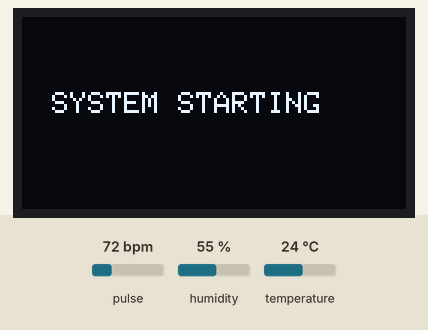
This sketch was run on a simulated ESP8266 (NodeMCU). On the bench: 128×64 one-colour display. The test bench sets the inputs (shaded band); at power-on: pulse 72 bpm, humidity 55 %, temperature 24 °C. WiFi joins after 1.5 s; servers stay silent unless stated; uploads are accepted with an empty reply; random numbers use the default seed unless the sketch sets one; what the sketch prints to the serial monitor is not drawn.

Above: at 1.6 s.
At 4.7 s:
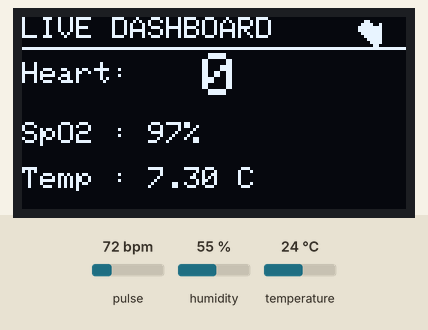
4.8 s: pulse set to 42 bpm
At 7.2 s:
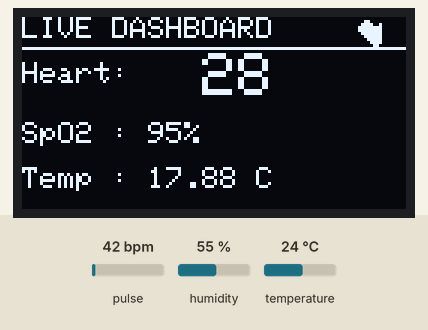
11.5 s: pulse set to 70 bpm
At 12.9 s:
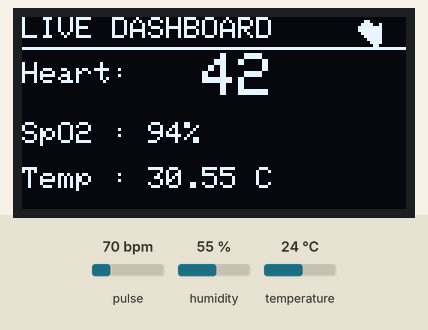
15.2 s: pulse set to 100 bpm
At 17.2 s:
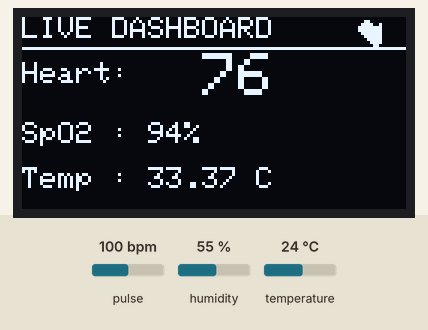
Timing chart, 0 to 18.7 s (numbered marks = the images above; inputs shaded):
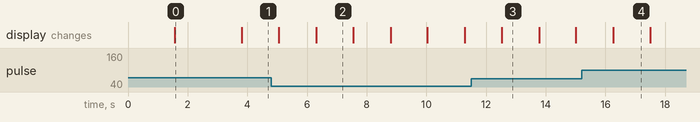

The sketch:

sketch_apr12a.ino
```cpp
#include <ESP8266WiFi.h>
#include <ESP8266HTTPClient.h>
#include <WiFiClient.h>

#include <Wire.h>
#include <Adafruit_GFX.h>
#include <Adafruit_SSD1306.h>

#include "MAX30105.h"
#include "heartRate.h"
#include "DHT.h"

// ================= WIFI =================
const char* WIFI_SSID = "Galaxy A34 5G DAEA";
const char* WIFI_PASS = "00000000";

const char* NODE_RED_HOST = "192.168.236.126";
const uint16_t NODE_RED_PORT = 1880;
const char* NODE_RED_PATH = "/vitals";

WiFiClient client;

// ================= OLED =================
#define SCREEN_WIDTH 128
#define SCREEN_HEIGHT 64
Adafruit_SSD1306 display(SCREEN_WIDTH, SCREEN_HEIGHT, &Wire, -1);

// ❤️ Heart icon
const unsigned char heart_bmp [] PROGMEM = {
  0b00000000, 0b00000000,
  0b00001100, 0b00110000,
  0b00011110, 0b01111000,
  0b00111111, 0b11111100,
  0b00111111, 0b11111100,
  0b00011111, 0b11111000,
  0b00001111, 0b11110000,
  0b00000111, 0b11100000,
  0b00000011, 0b11000000,
  0b00000001, 0b10000000,
  0b00000000, 0b00000000,
  0b00000000, 0b00000000
};

// ================= DHT =================
#define DHTPIN D5
#define DHTTYPE DHT11
DHT dht(DHTPIN, DHTTYPE);

// ================= MAX30102 =================
MAX30105 particleSensor;

const byte RATE_SIZE = 4;
byte rates[RATE_SIZE];
byte rateSpot = 0;
long lastBeat = 0;

float beatsPerMinute;
int beatAvg = 0;

// SpO2
double spo2 = 98.0;
float lastTemp = 0;

// ================= WIFI =================
void connectWiFi() {
  WiFi.mode(WIFI_STA);
  WiFi.begin(WIFI_SSID, WIFI_PASS);

  Serial.print("Connecting WiFi");

  unsigned long start = millis();
  while (WiFi.status() != WL_CONNECTED) {
    delay(500);
    Serial.print(".");
    if (millis() - start > 20000) {
      Serial.println("\nRetry WiFi...");
      WiFi.disconnect();
      WiFi.begin(WIFI_SSID, WIFI_PASS);
      start = millis();
    }
  }

  Serial.println("\nWiFi connected");
  Serial.println(WiFi.localIP());
}

// ================= SETUP =================
void setup() {
  Serial.begin(115200);
  Wire.begin();

  connectWiFi();

  if (!display.begin(SSD1306_SWITCHCAPVCC, 0x3C)) {
    Serial.println("OLED ERROR");
    while (1);
  }

  display.clearDisplay();
  display.setTextSize(1);
  display.setTextColor(WHITE);
  display.setCursor(10, 25);
  display.print("SYSTEM STARTING");
  display.display();

  dht.begin();

  if (!particleSensor.begin(Wire, I2C_SPEED_FAST)) {
    Serial.println("MAX30102 ERROR");
    while (1);
  }

  particleSensor.setup();
  particleSensor.setPulseAmplitudeRed(0x0A);
  particleSensor.setPulseAmplitudeIR(0x1F);

  delay(2000);
}

// ================= LOOP =================
void loop() {

  if (WiFi.status() != WL_CONNECTED) connectWiFi();

  long irValue = particleSensor.getIR();

  // ================= HEART RATE =================
  if (checkForBeat(irValue)) {
    long delta = millis() - lastBeat;
    lastBeat = millis();

    beatsPerMinute = 60 / (delta / 1000.0);

    if (beatsPerMinute > 30 && beatsPerMinute < 200) {
      rates[rateSpot++] = (byte)beatsPerMinute;
      rateSpot %= RATE_SIZE;

      beatAvg = 0;
      for (byte i = 0; i < RATE_SIZE; i++) {
        beatAvg += rates[i];
      }
      beatAvg /= RATE_SIZE;
    }
  }

  static unsigned long lastSend = 0;

  if (millis() - lastSend > 1000) {

    float rawTemp = dht.readTemperature();
    bool finger = (irValue > 30000);

    // ================= TEMP LOGIC =================
    if (finger) {
      // simulation température corps humain
      float target = 36.5 + random(-4, 5) * 0.1;
      lastTemp = (lastTemp * 0.8) + (target * 0.2);
    } else {
      // température réelle environnement
      lastTemp = rawTemp;
    }

    // ================= SPO2 =================
    if (irValue > 50000) {
      long red = particleSensor.getRed();
      double ratio = (double)red / (double)irValue;

      double current = 110 - (18 * ratio);

      if (current > 100) current = 100;
      if (current < 90) current = 90;

      spo2 = (spo2 * 0.8) + (current * 0.2);
    }

    // ================= JSON =================
    String json = "{";
    json += "\"finger\":" + String(finger ? "true" : "false") + ",";
    json += "\"bpm\":" + String(beatAvg) + ",";
    json += "\"spo2\":" + String((int)spo2) + ",";
    json += "\"temp\":" + String(lastTemp);
    json += "}";

    HTTPClient http;
    String url = String("http://") + NODE_RED_HOST + ":" + NODE_RED_PORT + NODE_RED_PATH;

    http.begin(client, url);
    http.addHeader("Content-Type", "application/json");

    int code = http.POST(json);
    http.end();

    Serial.println(json);
    Serial.println(code);

    // ================= OLED =================
    display.clearDisplay();
    display.setTextColor(WHITE);

    if (!finger) {

      display.setTextSize(1);
      display.setCursor(18, 10);
      display.print("HEALTH MONITOR");

      display.setCursor(18, 30);
      display.print("Place finger");

      display.setCursor(25, 45);
      display.print("on sensor");

    } else {

      display.drawBitmap(110, 0, heart_bmp, 10, 10, WHITE);

      display.setTextSize(1);
      display.setCursor(0, 0);
      display.print("LIVE DASHBOARD");

      display.drawLine(0, 10, 128, 10, WHITE);

      display.setCursor(0, 15);
      display.print("Heart: ");
      display.setTextSize(2);
      display.setCursor(60, 12);
      display.print(beatAvg);
      display.setTextSize(1);

      display.setCursor(0, 35);
      display.print("SpO2 : ");
      display.print((int)spo2);
      display.print("%");

      display.setCursor(0, 50);
      display.print("Temp : ");
      display.print(lastTemp);
      display.print(" C");
    }

    display.display();

    lastSend = millis();
  }
}
```

Measured:
- what the display in image 0 shows lasts 2.2 s, from 1.6 s to 3.8 s
- what the display in image 2 shows lasts 1.2 s, from 6.3 s to 7.5 s
- what the display in image 3 shows lasts 1.3 s, from 12.5 s to 13.8 s
